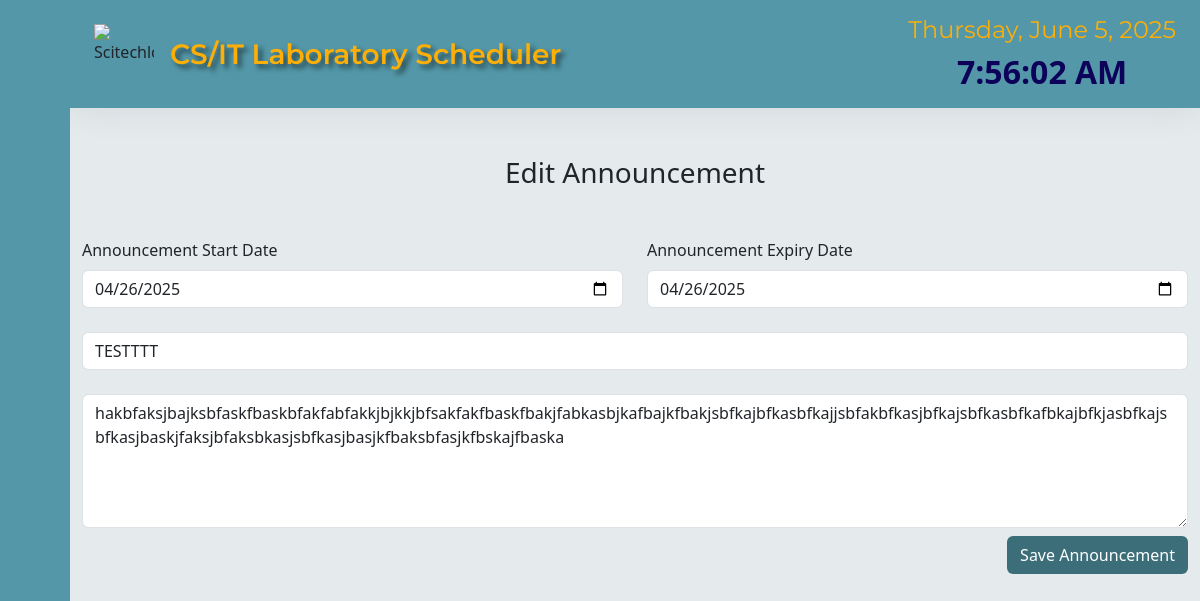
/edit_ann.php?ann_id=1, run on the app's committed database.
### tables this page shows
CREATE TABLE `announcement_tbl` (
  `ann_id` int(4) NOT NULL,
  `ann_title` varchar(50) NOT NULL,
  `ann_timestamp` timestamp NOT NULL DEFAULT current_timestamp() ON UPDATE current_timestamp(),
  `ann_content` varchar(200) NOT NULL,
  `ann_start` date NOT NULL,
  `ann_end` date NOT NULL
);

### edit_ann.php (the view, shortened to what this page needs)
<?php
include 'connection.php';
if (isset($_GET['ann_id'])) {
    $ann_id = $_GET['ann_id'];
    $sql = "SELECT * FROM announcement_tbl WHERE ann_id = '$ann_id'";
    $result = mysqli_query($conn, $sql);
    if (mysqli_num_rows($result) > 0) {
        $announcement = mysqli_fetch_assoc($result);
        $ann_title = $announcement['ann_title'];
        $ann_content = $announcement['ann_content'];
        $ann_start = $announcement['ann_start'];
        $ann_end = $announcement['ann_end'];
    } else {
        echo "Announcement not found.";
    }
} else {
    echo "No announcement ID provided.";
}
?>
    <!doctype html>
    <html lang="en">
    <head>
        <link href="https://cdn.lineicons.com/4.0/lineicons.css" rel="stylesheet">
        <link rel="stylesheet" href="announcement.css">
        <link href="https://cdn.jsdelivr.net/npm/bootstrap@5.3.3/dist/css/bootstrap.min.css" rel="stylesheet">
    </head>
    <body>
        <div class="wrapper">
        <aside id="sidebar">
            <div class="d-flex">
            <button class="toggle-btn" type="button">
            </button>
            </div>
            <ul class="sidebar-nav">
            <li class="sidebar-item">
                <a href="index.php" class="sidebar-link">
                </a>
            </li>
            <li class="sidebar-item">
                <a href="#" class="sidebar-link has-dropdown collapsed" data-bs-toggle="collapse" data-bs-target="#createDropdown" aria-expanded="false" aria-controls="auth">
                </a>
            </li>
                <li class="sidebar-item">
            <a href="#" class="sidebar-link has-dropdown collapsed" data-bs-toggle="collapse" data-bs-target="#viewDropdown" aria-expanded="false" aria-controls="auth">
                </a>
            </li>
                                     <li class="sidebar-item">
            <a href="#" class="sidebar-link has-dropdown collapsed" data-bs-toggle="collapse" data-bs-target="#course" aria-expanded="false" aria-controls="course">
            </a>
            <li class="sidebar-item">
                <a href="#" class="sidebar-link has-dropdown collapsed" data-bs-toggle="collapse" data-bs-target="#auth" aria-expanded="false" aria-controls="auth">
                </a>
            </li>
<li class="sidebar-item">
                <a href="#" class="sidebar-link has-dropdown collapsed" data-bs-toggle="collapse" data-bs-target="#acc" aria-expanded="false" aria-controls="auth">
                </a>
                      <li class="sidebar-footer">
          <a href="logout.php" class="sidebar-link">
            </a>
          </li>
        </aside>
        <div class="main">
            <nav class="navbar navbar-expand  px-4 py-4" data-bs-theme="dark">
            <div class="navbar-collapse collapse">
            <img src="assets/scitech logo.png"  alt="Scitechlogo" height="60px" width="60px">
            <a class="navbar-brand mx-3 fs-3" id="navtitle" href="#" style="text-shadow: 4px 4px 5px rgba(14, 14, 14, 0.6) !important;">CS/IT Laboratory Scheduler</a>
            <ul class="navbar-nav ms-auto">
                <li class="navbar-item dropdown">
                    <ul class="navbar-nav ms-auto">
                <li class="navbar-item dropdown">
                    <div class="timer-container">
                    <div class="date" id="currentDate">
                    </div>
                    <div class="time" id="localTime">
                    </div>
                    </div>
                </li>
                </ul>
                </li>
                </ul>
            </div>
            </nav>
            <div class="container" style="max-width: 1920px;">
                <h3 class="text-center my-5">Edit Announcement</h3>
                <div class="row mb-5">
                <form method="POST" action="">
    <div class="row">
        <div class="col-6 pb-4">
        <label for="ann_start" class="form-label">Announcement Start Date</label>
        <input type="date" class="form-control" name="ann_start" value="<?php echo isset($ann_start) ? $ann_start : ''; ?>" required>
        </div>
        <div class="col-6 pb-4">
        <label for="ann_end" class="form-label">Announcement Expiry Date</label>
        <input type="date" class="form-control" name="ann_end" value="<?php echo isset($ann_end) ? $ann_end : ''; ?>" required>
        </div>
    </div>
    <div class="row">
        <div class="col-12 pb-2">
        <input type="text" class="form-control" placeholder="Announcement Title" name="ann_title" value="<?php echo isset($ann_title) ? $ann_title : ''; ?>" required><br>
        <textarea class="ann-content form-control" placeholder="Input Content" name="ann_content" rows="5" cols="10" required><?php echo isset($ann_content) ? $ann_content : ''; ?></textarea>
        </div>
    </div>
    <button type="submit" class="btn float-end" style="background-color: #3c6e7a; color: white;" name="save_ann">Save Announcement</button>
    </form>
                        </div>
                    </div>
                    </div>
                </div>
    </body>
    </html>

### announcement.css (style rules this page uses)
#navtitle { text-align: center; justify-content: center; font-weight: 600; color: #fdaf07; font-family: 'Montserrat'; }
a:link { text-decoration: none; }
li { list-style: none; }
.wrapper { display: flex; }
.main { display: flex; flex-direction: column; min-height: 100vh; width: 100%; overflow: hidden; transition: all 0.35s ease-in-out; background-color: #e5ebed; min-width: 0; }
#sidebar { width: 70px; min-width: 70px; z-index: 1000; transition: all .25s ease-in-out; background-color: #5397a8; display: flex; flex-direction: column; }
.toggle-btn { background-color: transparent; cursor: pointer; border: 0; padding: 1rem 1.5rem; margin-top: 18px; }
.sidebar-nav { padding: 2rem 0; flex: 1 1 auto; }
a.sidebar-link { padding: .625rem 1.625rem; color: #130164; display: block; font-size: 1rem; white-space: nowrap; border-left: 3px solid transparent; }
.sidebar-item { position: relative; }
.navbar { background-color: #5397a8; box-shadow: 0 0 2rem 0 rgba(33, 37, 41, .1); }
.navbar-expand .navbar-collapse { min-width: 200px; }
.timer-container { display: flex; flex-direction: column; justify-content: center; align-items: center; height: 40px; background-color: #5397a8; }
.date { font-size: 1.5rem; margin-bottom: 0px; color: #fdaf07; font-family: 'Montserrat'; }
.time { font-size: 2rem; font-weight: bold; background-color: #5397a8; color: #0d0259; padding: 0px; border-radius: 8px; }
.row { -webkit-border-radius: 50px; -moz-border-radius: 50px; border-radius: 50px; }

### data on the page
announcement_tbl: ann_start "04/26/2025", ann_end "04/26/2025", ann_title "TESTTTT", ann_content "hakbfaksjbajksbfaskfbaskbfakfabfakkjbjkkjbfsakfakfbaskfbakjfabkasbjkafbajkfbakjsbfkajbfkasbfkajjsbfakbfkasjbfkajsbfkasbfkafbkajbfkjasbfkajsbfkasjbaskjfaksjbfaksbkasjsbfkasjbasjkfbaksbfasjkfbskajfbaska"
